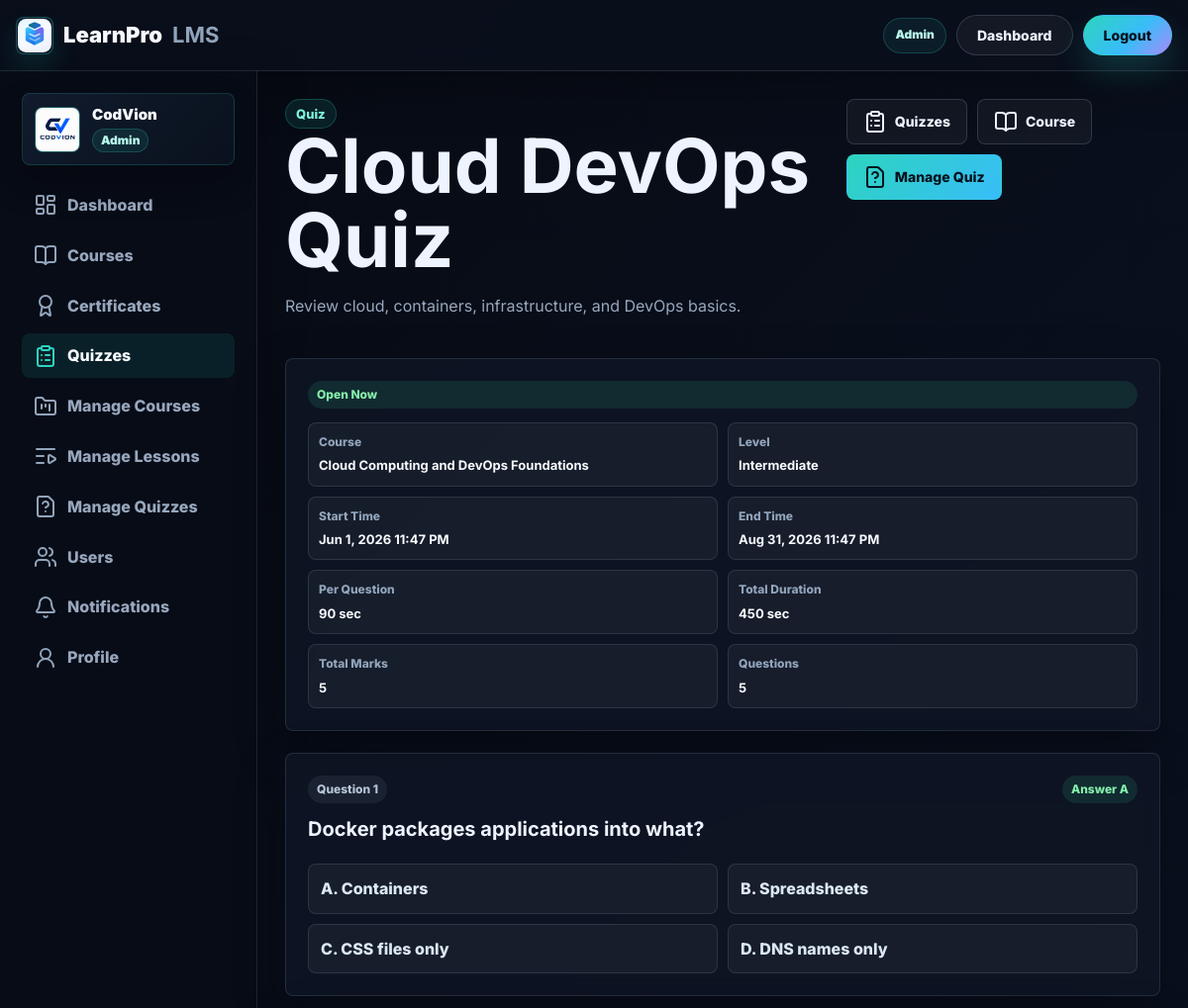
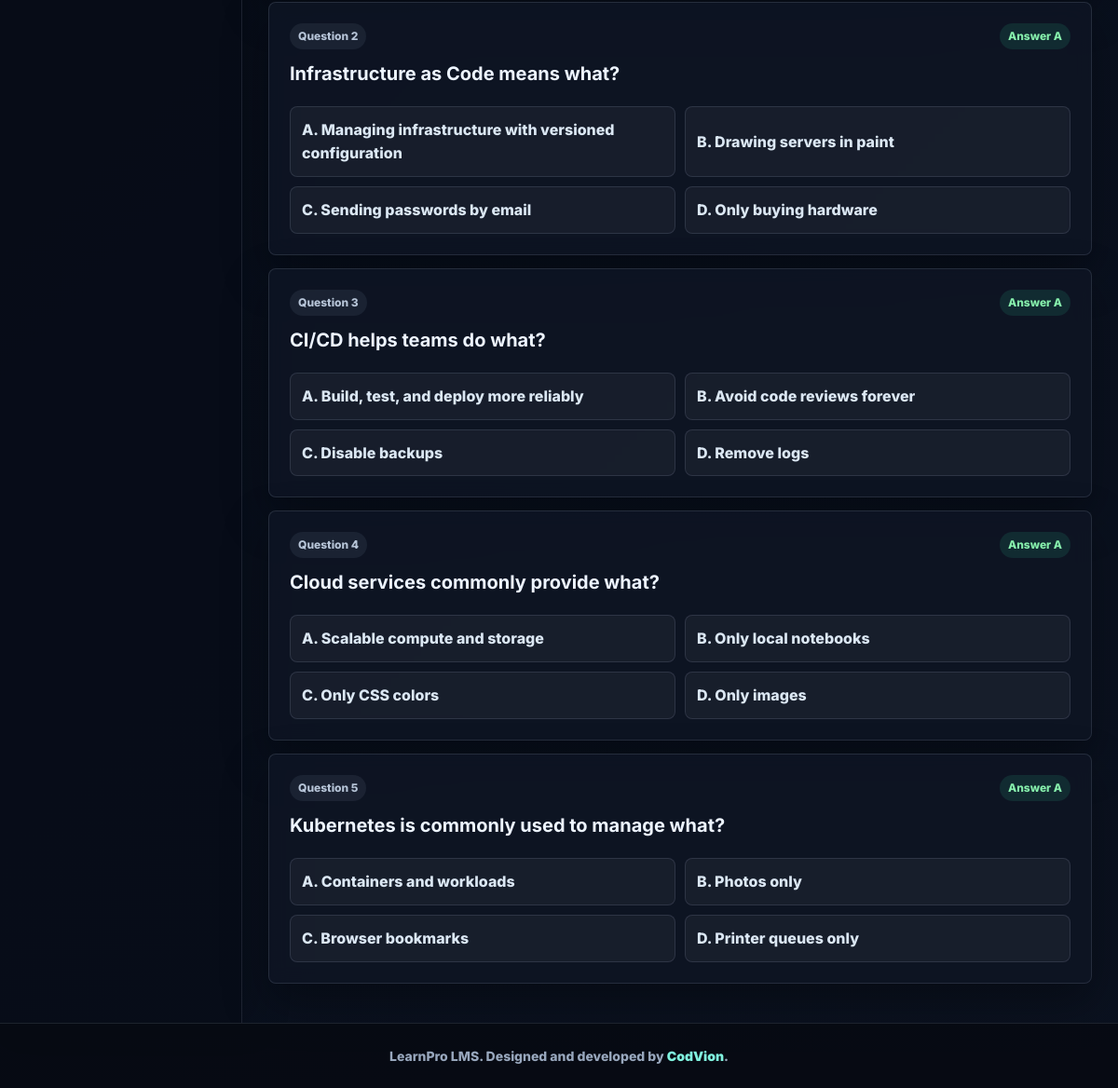
/quiz.php?id=19 (signed in), run on the app's committed database (2 pictures, top to bottom).
### tables this page shows
CREATE TABLE `quizzes` (
  `id` int(10) unsigned NOT NULL AUTO_INCREMENT,
  `course_id` int(10) unsigned NOT NULL,
  `title` varchar(180) NOT NULL,
  `instructions` text NOT NULL,
  `start_time` datetime NOT NULL,
  `end_time` datetime NOT NULL,
  `duration_seconds` int(10) unsigned NOT NULL DEFAULT 0,
  `total_marks` int(10) unsigned NOT NULL DEFAULT 10,
  `status` enum('draft','published') NOT NULL DEFAULT 'published',
  `created_at` timestamp NOT NULL DEFAULT current_timestamp(),
  `updated_at` timestamp NULL DEFAULT NULL ON UPDATE current_timestamp(),
  PRIMARY KEY (`id`),
  KEY `idx_quizzes_window` (`start_time`,`end_time`),
  KEY `idx_quizzes_course` (`course_id`),
  CONSTRAINT `fk_quizzes_course` FOREIGN KEY (`course_id`) REFERENCES `courses` (`id`) ON DELETE CASCADE
);

CREATE TABLE `courses` (
  `id` int(10) unsigned NOT NULL AUTO_INCREMENT,
  `title` varchar(180) NOT NULL,
  `category` varchar(90) NOT NULL,
  `level` enum('Beginner','Intermediate','Advanced') NOT NULL DEFAULT 'Beginner',
  `duration` varchar(60) NOT NULL,
  `price` decimal(10,2) NOT NULL DEFAULT 0.00,
  `cover_image` varchar(500) NOT NULL,
  `description` text NOT NULL,
  `status` enum('draft','published','archived') NOT NULL DEFAULT 'draft',
  `instructor_id` int(10) unsigned NOT NULL,
  `created_at` timestamp NOT NULL DEFAULT current_timestamp(),
  `updated_at` timestamp NULL DEFAULT NULL ON UPDATE current_timestamp(),
  PRIMARY KEY (`id`),
  KEY `idx_courses_instructor` (`instructor_id`),
  KEY `idx_courses_status` (`status`),
  CONSTRAINT `fk_courses_instructor` FOREIGN KEY (`instructor_id`) REFERENCES `login_system` (`id`) ON DELETE CASCADE
);

CREATE TABLE `quiz_questions` (
  `id` int(10) unsigned NOT NULL AUTO_INCREMENT,
  `quiz_id` int(10) unsigned NOT NULL,
  `question_text` text NOT NULL,
  `option_a` varchar(255) NOT NULL,
  `option_b` varchar(255) NOT NULL,
  `option_c` varchar(255) NOT NULL,
  `option_d` varchar(255) NOT NULL,
  `correct_option` enum('A','B','C','D') NOT NULL,
  `marks` int(10) unsigned NOT NULL DEFAULT 1,
  `question_order` int(10) unsigned NOT NULL DEFAULT 1,
  PRIMARY KEY (`id`),
  KEY `idx_quiz_questions_quiz` (`quiz_id`),
  CONSTRAINT `fk_quiz_questions_quiz` FOREIGN KEY (`quiz_id`) REFERENCES `quizzes` (`id`) ON DELETE CASCADE
);

### quiz.php (the view, shortened to what this page needs)
<?php
require_once 'config.php';
$user_id = (int) $_SESSION['user_id'];
$role = $_SESSION['role'];
$quiz_id = (int) ($_GET['id'] ?? 0);
$attempt = null;
$now_time = time();
$seconds_per_question = 90;
if ($role === 'student') {
    $stmt = $conn->prepare('SELECT q.*, c.id AS course_id, c.title AS course_title, c.category, c.level FROM quizzes q INNER JOIN courses c ON q.course_id = c.id INNER JOIN enrollments e ON e.course_id = c.id AND e.user_id = ? WHERE q.id = ? AND q.status = ? AND c.status = ?');
    $stmt->execute([$user_id, $quiz_id, 'published', 'published']);
} elseif ($role === 'instructor') {
    $stmt = $conn->prepare('SELECT q.*, c.id AS course_id, c.title AS course_title, c.category, c.level FROM quizzes q INNER JOIN courses c ON q.course_id = c.id WHERE q.id = ? AND c.instructor_id = ?');
    $stmt->execute([$quiz_id, $user_id]);
} else {
    $stmt = $conn->prepare('SELECT q.*, c.id AS course_id, c.title AS course_title, c.category, c.level FROM quizzes q INNER JOIN courses c ON q.course_id = c.id WHERE q.id = ?');
    $stmt->execute([$quiz_id]);
}
$quiz = $stmt->fetch();
$quiz_start_time = strtotime($quiz['start_time']);
$quiz_end_time = strtotime($quiz['end_time']);
$quiz_state = 'closed';
$quiz_state_text = 'Closed';
if ($now_time < $quiz_start_time) {
    $quiz_state = 'upcoming';
    $quiz_state_text = 'Upcoming';
} elseif ($now_time >= $quiz_start_time && $now_time <= $quiz_end_time) {
    $quiz_state = 'open';
    $quiz_state_text = 'Open Now';
}
$stmt = $conn->prepare('SELECT * FROM quiz_questions WHERE quiz_id = ? ORDER BY question_order ASC, id ASC');
$stmt->execute([$quiz_id]);
$questions = $stmt->fetchAll();
$quiz_duration_seconds = count($questions) * $seconds_per_question;
?>
<!doctype html>
<html lang="en">
<head>
    <link rel="stylesheet" href="assets/css/style.css">
</head>
<body>
    <?php include 'partials/learnpro-header.php'; ?>
    <div class="app-layout">
        <aside class="sidebar">
            <?php include 'partials/sidebar-profile.php'; ?>
            <nav class="side-links">
                <a href="dashboard.php"><i data-lucide="layout-dashboard"></i> Dashboard</a>
                <a href="courses.php"><i data-lucide="book-open"></i> Courses</a>
                <a href="certificates.php"><i data-lucide="award"></i> Certificates</a>
                <a class="active" href="quizzes.php"><i data-lucide="clipboard-list"></i> Quizzes</a>
                <?php if ($role === 'admin' || $role === 'instructor'): ?>
                    <a href="manage_courses.php"><i data-lucide="folder-kanban"></i> Manage Courses</a>
                    <a href="manage_lessons.php"><i data-lucide="list-video"></i> Manage Lessons</a>
                    <a href="manage_quizzes.php"><i data-lucide="file-question"></i> Manage Quizzes</a>
                <?php endif; ?>
                <?php if ($role === 'admin'): ?>
                    <a href="users.php"><i data-lucide="users"></i> Users</a>
                <?php endif; ?>
                <a href="notifications.php"><i data-lucide="bell"></i> Notifications</a>
                <a href="profile.php"><i data-lucide="user-round"></i> Profile</a>
            </nav>
        </aside>
        <main class="page-main">
            <section class="page-top">
                <div>
                    <span class="eyebrow">Quiz</span>
                    <h1><?php echo htmlspecialchars($quiz['title'], ENT_QUOTES, 'UTF-8'); ?></h1>
                    <p><?php echo htmlspecialchars($quiz['instructions'], ENT_QUOTES, 'UTF-8'); ?></p>
                </div>
                <div class="actions">
                    <a class="btn" href="quizzes.php"><i data-lucide="clipboard-list"></i> Quizzes</a>
                    <a class="btn" href="course.php?id=<?php echo (int) $quiz['course_id']; ?>"><i data-lucide="book-open"></i> Course</a>
                    <?php if ($role === 'admin' || $role === 'instructor'): ?>
                        <a class="btn primary" href="manage_quizzes.php?course_id=<?php echo (int) $quiz['course_id']; ?>&edit=<?php echo (int) $quiz_id; ?>"><i data-lucide="file-question"></i> Manage Quiz</a>
                    <?php endif; ?>
                </div>
            </section>
            <section class="panel quiz-status-panel">
                <span class="tag <?php echo htmlspecialchars($quiz_state, ENT_QUOTES, 'UTF-8'); ?>"><?php echo htmlspecialchars($quiz_state_text, ENT_QUOTES, 'UTF-8'); ?></span>
                <div class="quiz-meta">
                    <span>Course<strong><?php echo htmlspecialchars($quiz['course_title'], ENT_QUOTES, 'UTF-8'); ?></strong></span>
                    <span>Level<strong><?php echo htmlspecialchars($quiz['level'], ENT_QUOTES, 'UTF-8'); ?></strong></span>
                    <span>Start Time<strong><?php echo htmlspecialchars(date('M j, Y h:i A', $quiz_start_time), ENT_QUOTES, 'UTF-8'); ?></strong></span>
                    <span>End Time<strong><?php echo htmlspecialchars(date('M j, Y h:i A', $quiz_end_time), ENT_QUOTES, 'UTF-8'); ?></strong></span>
                    <span>Per Question<strong><?php echo (int) $seconds_per_question; ?> sec</strong></span>
                    <span>Total Duration<strong><?php echo (int) $quiz_duration_seconds; ?> sec</strong></span>
                    <span>Total Marks<strong><?php echo (int) $quiz['total_marks']; ?></strong></span>
                    <span>Questions<strong><?php echo count($questions); ?></strong></span>
                </div>
            </section>
            <?php if ($attempt): ?>
                <section class="panel quiz-result-card">
                    <span class="feature-icon"><i data-lucide="badge-check"></i></span>
                    <h2>Quiz Result</h2>
                    <p>You scored <strong><?php echo (int) $attempt['score']; ?></strong> out of <strong><?php echo (int) $attempt['total_marks']; ?></strong>.</p>
                    <p>Time spent: <strong><?php echo (int) ($attempt['time_spent_seconds'] ?? 0); ?> sec</strong> of <strong><?php echo (int) $quiz_duration_seconds; ?> sec</strong>.</p>
                    <span class="tag success">Submitted <?php echo htmlspecialchars(date('M j, Y h:i A', strtotime($attempt['submitted_at'])), ENT_QUOTES, 'UTF-8'); ?></span>
                </section>
            <?php elseif ($role === 'student' && $quiz_state === 'upcoming'): ?>
                <div class="empty-state">
                    <p>This quiz has not started yet.</p>
                </div>
            <?php elseif ($role === 'student' && $quiz_state === 'closed'): ?>
                <div class="empty-state">
                    <p>This quiz window is closed.</p>
                </div>
            <?php elseif (count($questions) === 0): ?>
                <div class="empty-state">
                    <p>No quiz questions have been added yet.</p>
                </div>
            <?php else: ?>
                <?php foreach ($questions as $question): ?>
                    <article class="panel quiz-question-card">
                        <div class="quiz-card-head">
                            <span class="tag">Question <?php echo (int) $question['question_order']; ?></span>
                            <span class="tag success">Answer <?php echo htmlspecialchars($question['correct_option'], ENT_QUOTES, 'UTF-8'); ?></span>
                        </div>
                        <h3><?php echo htmlspecialchars($question['question_text'], ENT_QUOTES, 'UTF-8'); ?></h3>
                        <div class="option-grid preview">
                            <span>A. <?php echo htmlspecialchars($question['option_a'], ENT_QUOTES, 'UTF-8'); ?></span>
                            <span>B. <?php echo htmlspecialchars($question['option_b'], ENT_QUOTES, 'UTF-8'); ?></span>
                            <span>C. <?php echo htmlspecialchars($question['option_c'], ENT_QUOTES, 'UTF-8'); ?></span>
                            <span>D. <?php echo htmlspecialchars($question['option_d'], ENT_QUOTES, 'UTF-8'); ?></span>
                        </div>
                    </article>
                <?php endforeach; ?>
            <?php endif; ?>
        </main>
    </div>
    <?php include 'partials/learnpro-footer.php'; ?>
</body>
</html>

### data on the page
quizzes: title "Cloud DevOps Quiz", instructions "Review cloud, containers, infrastructure, and DevOps basics.", quiz_state_text "Open Now", course.title "Cloud Computing and DevOps Foundations", course.level "Intermediate", start_time "Jun 1, 2026 11:47 PM", end_time "Aug 31, 2026 11:47 PM", total_marks "5"
quiz_questions: question_order "1", correct_option "A", question_text "Docker packages applications into what?", option_a "Containers", option_b "Spreadsheets", option_c "CSS files only", option_d "DNS names only"
quiz_questions: question_order "2", correct_option "A", question_text "Infrastructure as Code means what?", option_a "Managing infrastructure with versioned configuration", option_b "Drawing servers in paint", option_c "Sending passwords by email", option_d "Only buying hardware"
quiz_questions: question_order "3", correct_option "A", question_text "CI/CD helps teams do what?", option_a "Build, test, and deploy more reliably", option_b "Avoid code reviews forever", option_c "Disable backups", option_d "Remove logs"
quiz_questions: question_order "4", correct_option "A", question_text "Cloud services commonly provide what?", option_a "Scalable compute and storage", option_b "Only local notebooks", option_c "Only CSS colors", option_d "Only images"
quiz_questions: question_order "5", correct_option "A", question_text "Kubernetes is commonly used to manage what?", option_a "Containers and workloads", option_b "Photos only", option_c "Browser bookmarks", option_d "Printer queues only"

### other printed values
$learnpro_header_role "Admin"
$learnpro_header_plain_text "Dashboard"
$learnpro_header_cta_text "Logout"
$sidebar_profile_name "CodVion"
$sidebar_profile_role "Admin"
$seconds_per_question "90"
$quiz_duration_seconds "450"
count($questions) "5"
